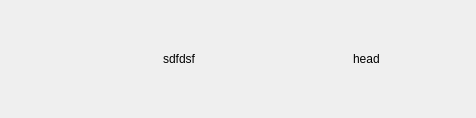
<?xml version="1.0" encoding="UTF-8"?>
<ui version="4.0">
 <class>ChatItem</class>
 <widget class="QWidget" name="ChatItem">
  <property name="geometry">
   <rect>
    <x>0</x>
    <y>0</y>
    <width>476</width>
    <height>118</height>
   </rect>
  </property>
  <property name="windowTitle">
   <string>Form</string>
  </property>
  <layout class="QHBoxLayout" name="horizontalLayout" stretch="3,1">
   <item>
    <widget class="ChatBubble" name="bubble">
     <property name="text">
      <string>sdfdsf</string>
     </property>
     <property name="alignment">
      <set>Qt::AlignCenter</set>
     </property>
    </widget>
   </item>
   <item>
    <widget class="QLabel" name="head_img">
     <property name="text">
      <string>head</string>
     </property>
     <property name="scaledContents">
      <bool>false</bool>
     </property>
    </widget>
   </item>
  </layout>
 </widget>
 <customwidgets>
  <customwidget>
   <class>ChatBubble</class>
   <extends>QLabel</extends>
   <header>chat_bubble.h</header>
  </customwidget>
 </customwidgets>
 <resources/>
 <connections/>
</ui>
